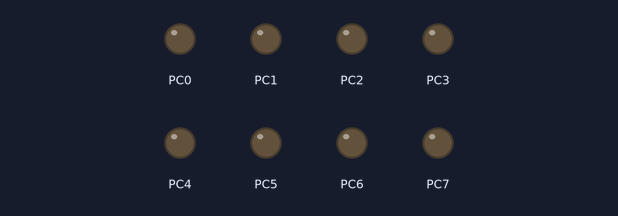
This program was run on a simulated ATmega328P, built with avr-gcc and emulated at 8 MHz. Shown: output pins drawn as LEDs (lit = HIGH).

Above: at 0.1 s.
At 4.9 s:
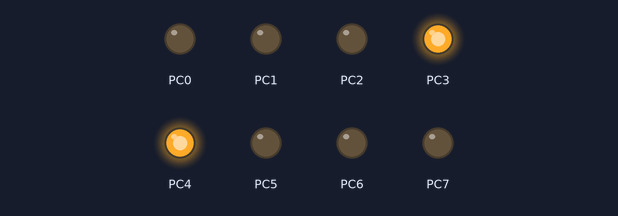
At 9.9 s:
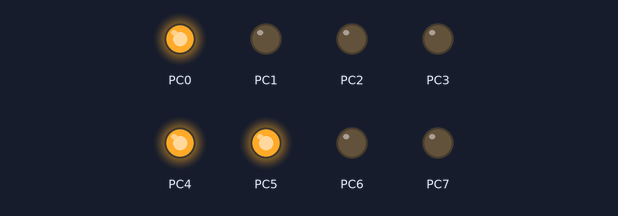
At 19.9 s:
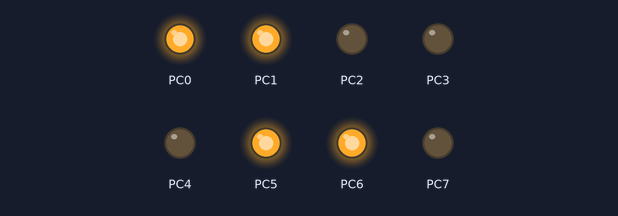
At 29.9 s:
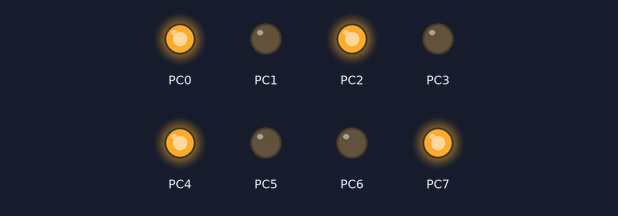
At 39.9 s:
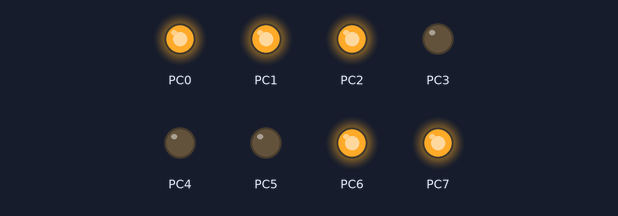
Timing chart, 0 to 40.0 s (numbered marks = the images above):
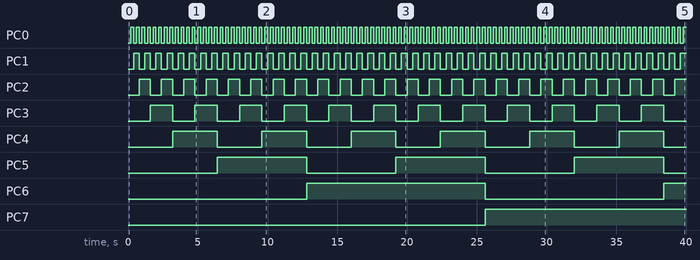

The program:

main.c
```c
/*
 * P01_a_incrementDelay.c
 *
 * Created: 01/02/2017 05:23:30 p. m.
 * Author : a
 */

#define F_CPU 8000000	// 11059200 14745600 Especificamos la frecuencia del cristal que será utilizado para calcular el delay en la librería delay.h
#include <avr/io.h>
#include <util/delay.h>	// Colocamos la librería delay.h para colocar retardos en ms
void Ports_Setup();
void Ports_setup()
{
	DDRC = 0xFF;	//Colocamos todo el puerto de Salida
	PORTC = 0x00;
}
int main(void)
{
	Ports_setup();
	while(1)
	{
		_delay_ms(200);		//Espera 200 ms
		PORTC++;			//Despliega el dato en el Puerto C e incrementa el puerto C después de desplegarlo
	}
}
```

Measured:
- by itself, PC0: alternates HIGH for 0.20 s and LOW for 0.20 s
- by itself, PC1: alternates HIGH for 0.40 s and LOW for 0.40 s
- by itself, PC2: alternates HIGH for 0.80 s and LOW for 0.80 s
- by itself, PC3: alternates HIGH for 1.6 s and LOW for 1.6 s
- by itself, PC4: alternates HIGH for 3.2 s and LOW for 3.2 s
- by itself, PC5: alternates HIGH for 6.4 s and LOW for 6.4 s
- by itself, PC6: LOW → HIGH at 12.8 s, → LOW 12.8 s later, → HIGH 12.8 s later
- by itself, PC7: LOW → HIGH at 25.6 s
